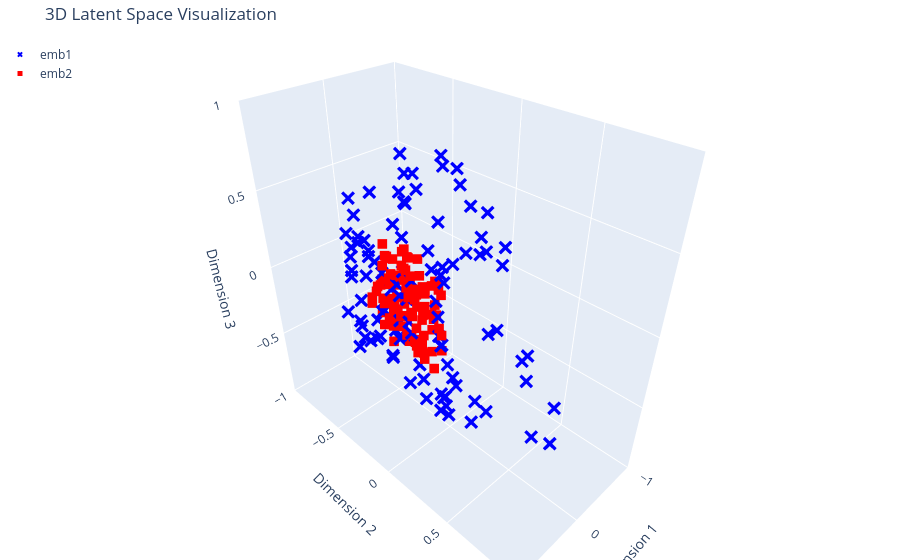

Notebook cell for this chart:
### Code cell
x_tilde_normalized = normalize_unit_sphere(x_tilde)
y_tilde_normalized = normalize_unit_sphere(y_tilde)
visualize_3d_interactively(x_tilde_normalized, y_tilde_normalized)
